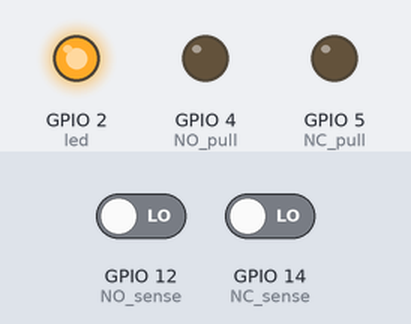
Bench run of a sketch on a simulated ESP8266 (Wemos D1 mini). Parts: output pins drawn as LEDs (lit = HIGH). Inputs (shaded band) come from the test bench; at power-on: GPIO 12 (NO_sense) LOW, GPIO 14 (NC_sense) LOW. WiFi joins after 1.5 s; servers stay silent unless stated; uploads are accepted with an empty reply; not simulated (calls return 0 or success): passwords.h; what the sketch prints to the serial monitor is not drawn. At 2.8 s the program puts the board to deep sleep or switches it off; the recording ends there.

Above: at 0.1 s.
Timing chart, 0 to 2.8 s (numbered marks = the images above):
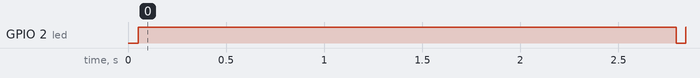

The sketch:

buttonpress.ino
```cpp
/* In the Arduino IDE and for my hardware, I choose board
 * "WeMos D1 R2 & mini" and flash size "4M (1M SPIFFS)"
 */

#include <passwords.h>
/* Put your wifi and other credentials as #defines in
 * ~/Arduino/libraries/passwords/passwords.h
 * this lets us version control this file without
 * sharing our passwords with the world.
 */
#include <assert.h>
#include <ESP8266WiFi.h>
#include <WiFiClientSecure.h>

ADC_MODE(ADC_VCC);

extern "C" {
#include "user_interface.h"
}

const char* ssid = WIFI_SSID;
const char* password = WIFI_PASSWORD;

char MAC_string[19];

const int led = 2;
const int LED_ON = LOW;
const int LED_OFF = HIGH;

const int NC_sense = 14;
const int NC_pull = 5;
const int NO_sense = 12;
const int NO_pull = 4;

const uint32_t micros_in_a_second = 1000000;
const int maxRunTimeMillis = 30*1000;
os_timer_t timerCfg;

void setup() {
  long startTime = millis();

  {
    // Set a timer so if there's a failure
    // (e.g. wifi unavailable, server unavailable, whatever)
    // we don't stay awake forever and run down the battery.
    os_timer_disarm(&timerCfg);
    os_timer_setfn(&timerCfg, timeout, NULL);
    os_timer_arm(&timerCfg, maxRunTimeMillis, true);
  }

  pinMode(led, OUTPUT);
  digitalWrite(led, LED_ON);

  pinMode(NO_sense, INPUT);
  pinMode(NC_sense, INPUT);

  pinMode(NO_pull, OUTPUT);
  pinMode(NC_pull, OUTPUT);
  digitalWrite(NO_pull, LOW);
  digitalWrite(NC_pull, LOW);

  Serial.begin(115200);
  Serial.println();

  Serial.println("Connecting to WiFi.");
  WiFi.begin(ssid, password);
  populateMacString();

  bool heartbeatOrPowerOn;
  bool buttonClosed;

  {
    int NC_counts = 0;
    int NO_counts = 0;
    for (int i=0 ; i<250 ; i++) {
      if (digitalRead(NC_sense) == HIGH) {
        NC_counts++;
      }
      if (digitalRead(NO_sense) == HIGH) {
        NO_counts++;
      }
      if (i==50) {
        digitalWrite(led, LED_OFF);
      }
      delay(1);
    }
    Serial.println(String("NO counts:") + NO_counts + " NC counts:" + NC_counts);
    heartbeatOrPowerOn = (NO_counts == 0 && NC_counts == 250) || (NO_counts == 250 && NC_counts == 0);
    buttonClosed = NC_counts<NO_counts;
  }

  int espVcc = ESP.getVcc();

  {
    int i=0;
    while (WiFi.status() != WL_CONNECTED) {
      delay(50);
      Serial.print(".");
      if (++i % 50 == 0) Serial.println("");
    }
    Serial.println("");
    Serial.println("WiFi connected");
    Serial.println("IP address: ");
    Serial.println(WiFi.localIP());
  }
  long wifiTime = millis();
  Serial.print("Wifi connected in: ");
  Serial.println(wifiTime-startTime);

  const char* requestHost = AWS_API_GATEWAY_URL;
  const int requestPort = 443;

  WiFiClientSecure client;
  Serial.print("connecting to ");
  Serial.println(requestHost);
  if (!client.connect(requestHost, requestPort)) {
    Serial.println("connection failed");
    return;
  }

  long connOpenedTime = millis();
  Serial.print("http connection opened in: ");
  Serial.println(connOpenedTime-wifiTime);

  String reqPath = String("/prod/");
  String postBody = String("{ \"buttonclosed\": ") + (buttonClosed?"true":"false") +
                    ", \"heartbeatOrPowerOn\": "+(heartbeatOrPowerOn?"true":"false")+
                    ", \"macAddress\": \""+MAC_string+"\""+
                    ", \"wifiConnectTime\": \""+(wifiTime-startTime)+"\""+
                    ", \"httpsConnectTime\": \""+(connOpenedTime-wifiTime)+"\""+
                    ", \"espVcc\": "+espVcc+" }";

  String httpRequest = String("POST ") + reqPath + " HTTP/1.1\r\n" +
               "Host: " + requestHost + "\r\n" +
               "Content-Length: " + String(postBody.length()) + "\r\n" +
               "x-api-key: "+AWS_API_GATEWAY_KEY+"\r\n" +
               "User-Agent: SmartButtonESP8266\r\n" +
               "Connection: close\r\n\r\n"+postBody;

  Serial.print("Sending request with body:");
  Serial.println(postBody);
  client.print(httpRequest);
  Serial.println("request sent");

  long httpSendTime = millis();
  Serial.print("http post made in: ");
  Serial.println(httpSendTime-connOpenedTime);

  while (client.connected()) {
    String line = client.readStringUntil('\n');
    Serial.println(line);
    if (line == "\r") {
      Serial.println("headers received");
      break;
    }
  }
  String line = client.readString();
  Serial.println("Body: "+line);
  Serial.println("==========");
  Serial.println("closing connection");

  long httpReadTime = millis();
  Serial.print("http read in: ");
  Serial.println(httpReadTime-httpSendTime);

  digitalWrite(led, LED_ON);
  delay(50);
  digitalWrite(led, LED_OFF);

  long endTime = millis();
  Serial.print("end-to-end time: ");
  Serial.println(endTime-startTime);

  ESP.deepSleep(4*60*60*micros_in_a_second, RF_DEFAULT);
}

void populateMacString() {
  uint8_t MAC_array[6];
  WiFi.macAddress(MAC_array);
  assert(sizeof(MAC_string) > 2*sizeof(MAC_array)+1);
  for (int i = 0; i < sizeof(MAC_array); ++i){
    sprintf(&MAC_string[2*i],"%02X",MAC_array[i]);
  }
}

void timeout(void *unused) {
  ESP.deepSleep(10*60*micros_in_a_second, RF_DEFAULT);
}

void loop() {
  // Unreachable - sleep in setup code.
}
```

Measured:
- by itself, GPIO 2 (led): LOW → HIGH at 0.05 s, → LOW 2.7 s later, → HIGH 0.05 s later
